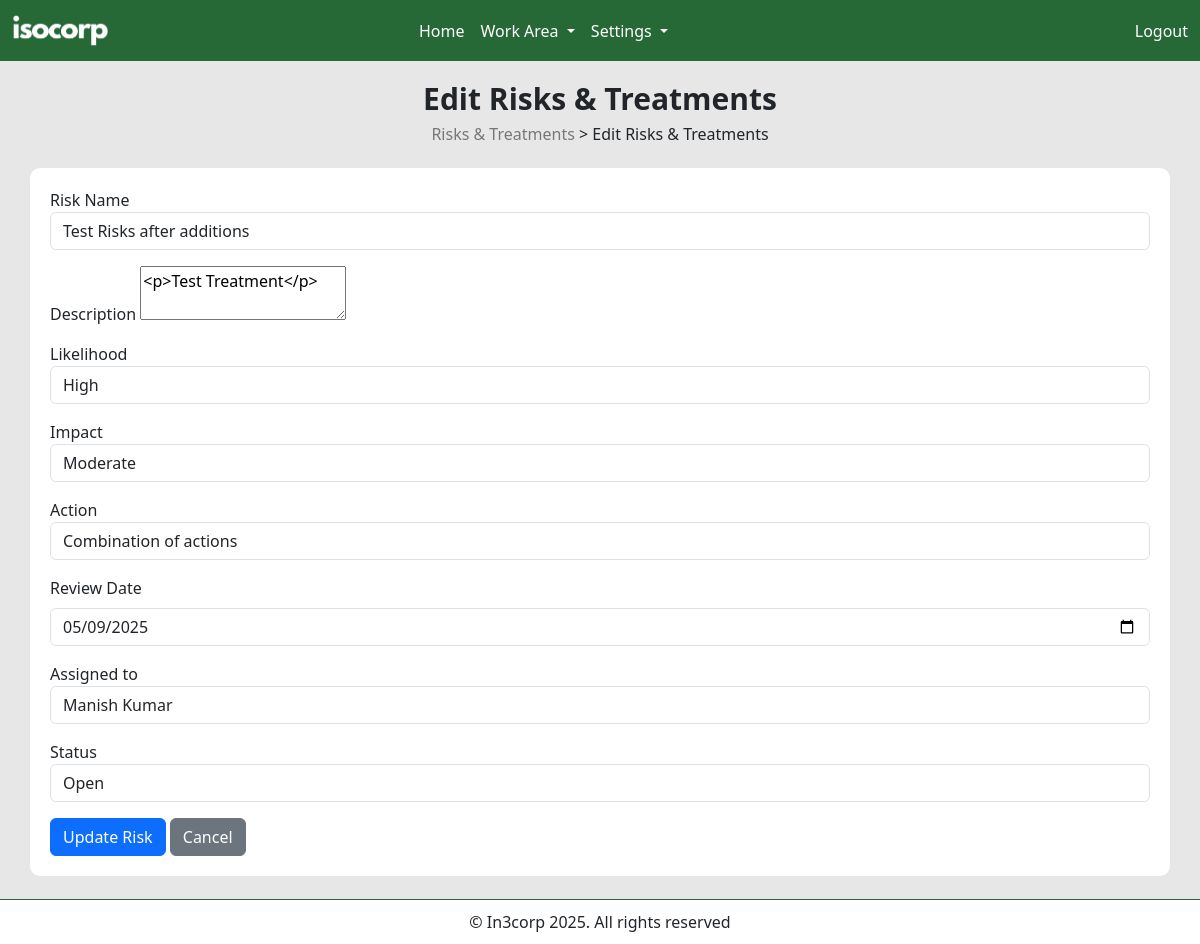
The app's page /edit-risk.php?id=19 (signed in) with its own data.
### tables this page shows
CREATE TABLE `risks` (
  `risks_id` int(11) NOT NULL,
  `risks_name` varchar(255) NOT NULL,
  `risks_description` blob,
  `risks_likelihood` varchar(50) DEFAULT NULL,
  `risks_impact` varchar(50) DEFAULT NULL,
  `risks_status` varchar(50) DEFAULT NULL,
  `risks_created_at` timestamp NULL DEFAULT CURRENT_TIMESTAMP,
  `risks_created_by` varchar(50) DEFAULT NULL,
  `risks_action` varchar(100) DEFAULT NULL,
  `risks_review_date` varchar(100) DEFAULT NULL,
  `risks_assigned_to` varchar(100) DEFAULT NULL,
  `risks_updated_at` timestamp NULL DEFAULT CURRENT_TIMESTAMP ON UPDATE CURRENT_TIMESTAMP
);

### edit-risk.php (the view, shortened to what this page needs)
<?php
include 'includes/header.php';
include 'includes/navbar.php';
include 'includes/connection.php';
$risk_id = intval($_GET['id']);
$stmt = $connection->prepare("SELECT * FROM risks WHERE risks_id = ?");
$stmt->bind_param("i", $risk_id);
$stmt->execute();
$result = $stmt->get_result();
$risk = $result->fetch_assoc();
?>
<div class="dashboard-container">
    <div class="screen-name-container mb-3">
        <h1>Edit Risks & Treatments</h1>
        <h2><a href="risks-treatments.php">Risks & Treatments</a> > Edit Risks & Treatments</h2>
    </div>
    <div class="form-container mb-5">
        <form method="post">
            <div class="mb-3">
                <label>Risk Name</label>
                <input type="text" name="risk_name" class="form-control" value="<?= htmlspecialchars($risk['risks_name']) ?>" required>
            </div>
            <div class="mb-3">
                <label>Description</label>
                <textarea id="editorNew" name="description"><?= htmlspecialchars($risk['risks_description']) ?></textarea>
            </div>
            <div class="mb-3">
                <label>Likelihood</label>
                <select name="likelihood" class="form-control" required>
                    <?php
                    $likelihood_levels = ['Very Low', 'Low', 'Medium', 'High', 'Very High'];
                    foreach ($likelihood_levels as $level) {
                        $selected = ($risk['risks_likelihood'] == $level) ? 'selected' : '';
                        echo "<option value='$level' $selected>$level</option>";
                    }
                    ?>
                </select>
            </div>
            <div class="mb-3">
                <label>Impact</label>
                <select name="impact" class="form-control" required>
                    <?php
                    $impact_levels = ['Insignificant', 'Minor', 'Moderate', 'Major', 'Severe'];
                    foreach ($impact_levels as $level) {
                        $selected = ($risk['risks_impact'] == $level) ? 'selected' : '';
                        echo "<option value='$level' $selected>$level</option>";
                    }
                    ?>
                </select>
            </div>
            <div class="mb-3">
                <label>Action</label>
                <select name="action" class="form-control" required>
                    <?php
                    $action_options = [
                        'Terminate',
                        'Combination of actions',
                        'Tolerate: Residual risk',
                        'Transfer',
                        'Treat (Other)'
                    ];
                    foreach ($action_options as $action_option) {
                        $selected = ($risk['risks_action'] == $action_option) ? 'selected' : '';
                        echo "<option value=\"$action_option\" $selected>$action_option</option>";
                    }
                    ?>
                </select>
            </div>
            <div class="mb-3">
                <label for="reviewDate" class="form-label">Review Date</label>
                <input type="date" name="review_date" class="form-control" id="reviewDate" value="<?= htmlspecialchars($risk['risks_review_date']) ?>">
            </div>
            <div class="mb-3">
                <label>Assigned to</label>
                <select name="assigned_to" class="form-control" required>
                    <?php
                    $get_user = "SELECT * FROM user";
                    $get_user_r = mysqli_query($connection, $get_user);
                    while ($row = mysqli_fetch_assoc($get_user_r)) {
                        $user_name = $row['isms_user_name'];
                        $selected = ($risk['risks_assigned_to'] == $user_name) ? 'selected' : '';
                        echo "<option value='" . htmlspecialchars($user_name) . "' $selected>$user_name</option>";
                    }
                    ?>
                </select>
            </div>
            <div class="mb-3">
                <label>Status</label>
                <select name="status" class="form-control" required>
                    <?php
                    $status_options = ['Open', 'In Progress', 'Closed'];
                    foreach ($status_options as $status_option) {
                        $selected = ($risk['risks_status'] == $status_option) ? 'selected' : '';
                        echo "<option value='$status_option' $selected>$status_option</option>";
                    }
                    ?>
                </select>
            </div>
            <button type="submit" name="update_risk" class="btn btn-primary">Update Risk</button>
            <a href="risks-treatments.php" class="btn btn-secondary">Cancel</a>
        </form>
    </div>
</div>
<?php
include 'includes/footer.php';
?>

### assets/styles.css (style rules this page uses)
body { background-color: #e7e7e7; }
.dashboard-container { padding: 20px; }
.screen-name-container { width: 100%; display: flex; justify-content: center; align-items: center; flex-direction: column; }
.screen-name-container h1 { font-size: 30px; font-weight: 700; }
.screen-name-container h2 { font-size: 16px; }
.screen-name-container a { font-size: 16px; text-decoration: none; color: #777; }
.form-container { background-color: #fff; flex: 1; margin: 10px; padding: 20px; border-radius: 10px; }

### records on screen
risks: risk_name "Test Risks after additions", description "<p>Test Treatment</p>", review_date "05/09/2025"

### other values on screen
form field likelihood "High"
form field impact "Moderate"
form field action "Combination of actions"
form field assigned_to "Manish Kumar"
form field status "Open"
